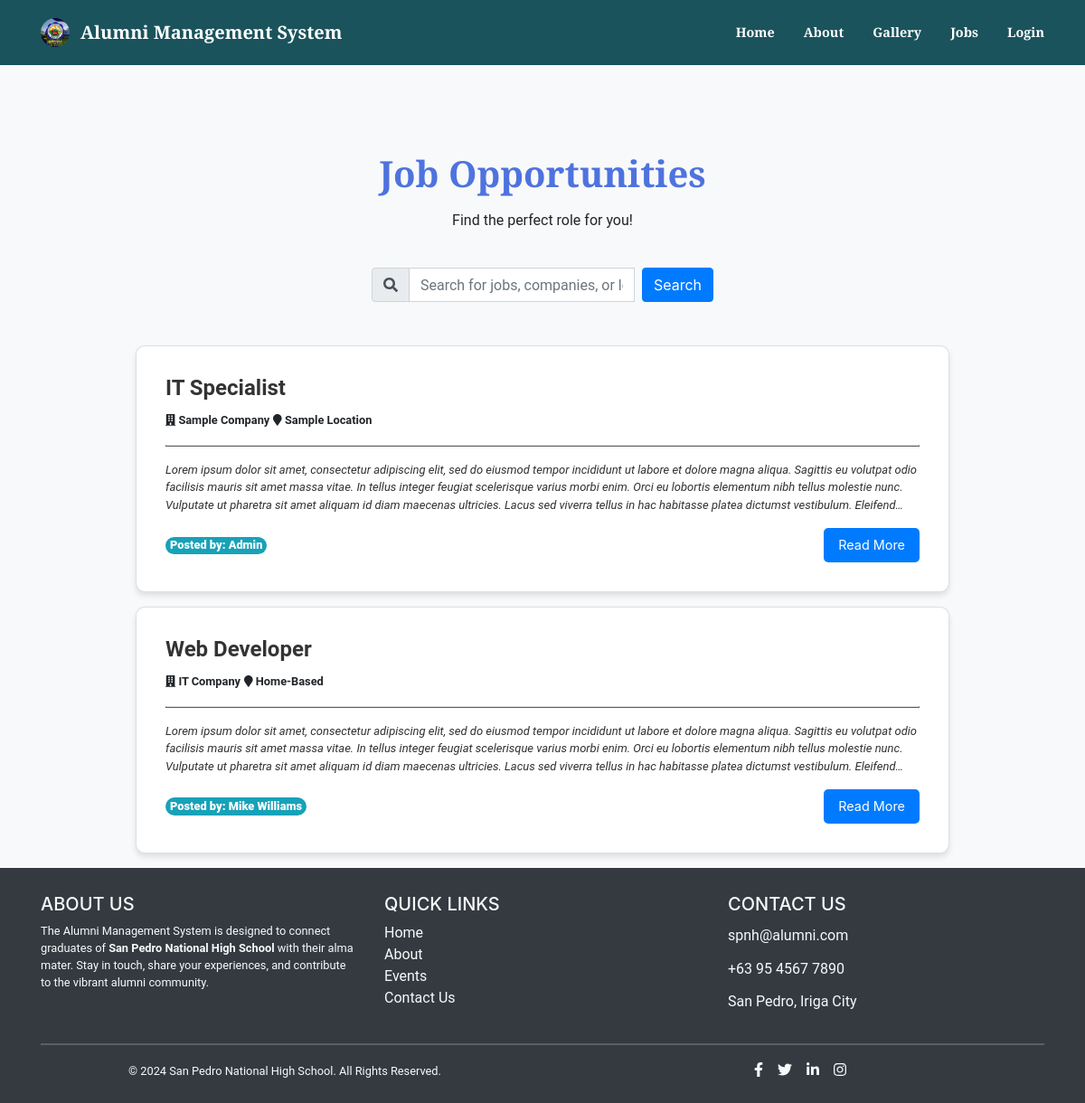
/index.php?page=careers, run on an earlier commit of the app's database.
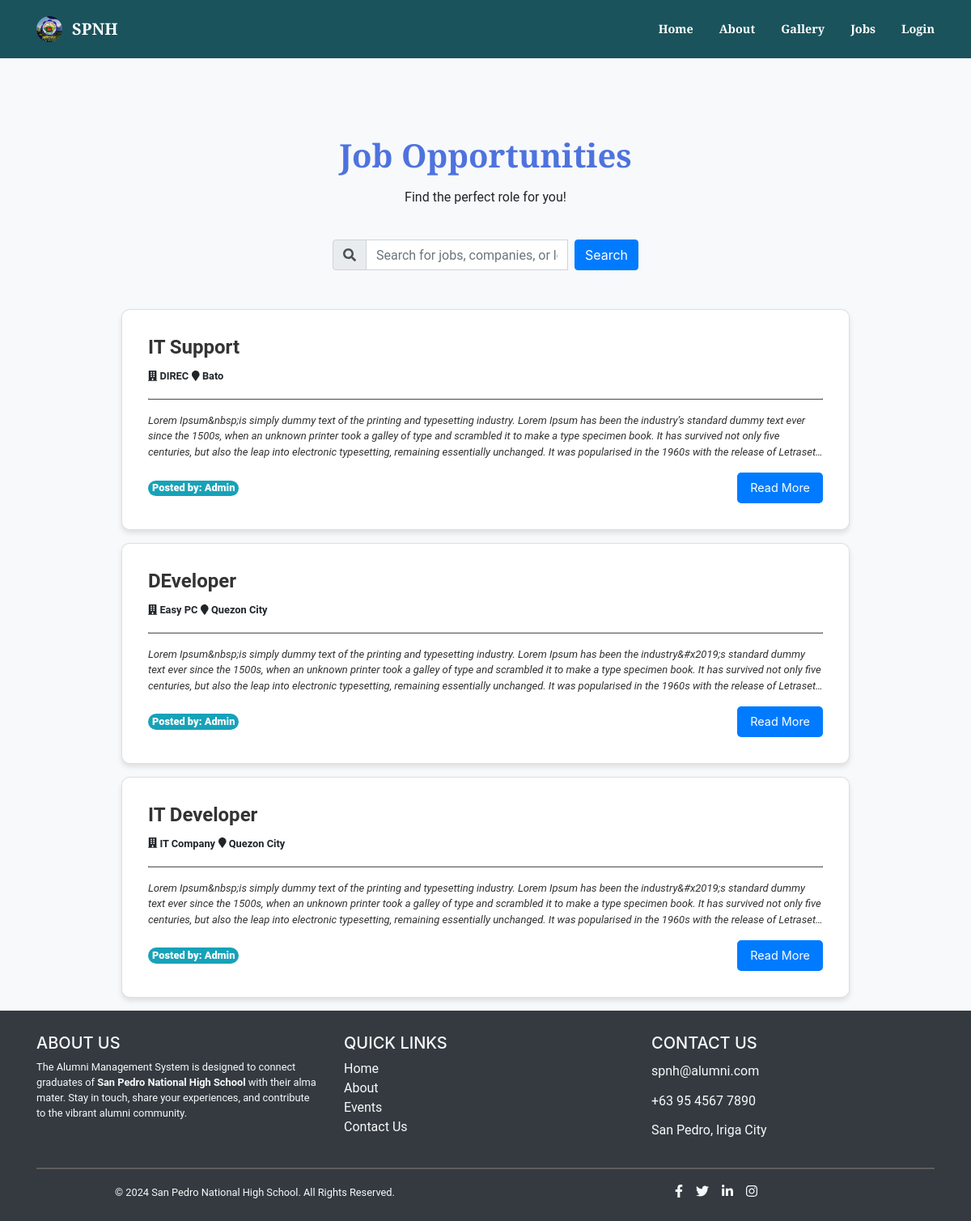
And on a later commit of the database.
### tables this page shows
CREATE TABLE `careers` (
  `id` int(30) NOT NULL,
  `company` varchar(250) NOT NULL,
  `location` text NOT NULL,
  `job_title` text NOT NULL,
  `description` text NOT NULL,
  `user_id` int(30) NOT NULL,
  `date_created` datetime NOT NULL DEFAULT current_timestamp()
);

CREATE TABLE `users` (
  `id` int(30) NOT NULL,
  `name` text NOT NULL,
  `username` varchar(200) NOT NULL,
  `password` varchar(200) NOT NULL,
  `type` tinyint(1) NOT NULL DEFAULT 3 COMMENT '1=Admin,2=Alumni officer, 3= alumnus',
  `auto_generated_pass` text NOT NULL,
  `alumnus_id` int(30) NOT NULL
);

### careers.php (the view, shortened to what the changed rows need)
<?php
include 'admin/db_connect.php';
?>
<div class="container pt-4">
<header class="">
            <div class="head container-fluid h-100">
                <div class="row h-100 align-items-center justify-content-center text-center">
                    <div class="col-lg-8 align-self-end mb-4 page-title">
                        <h1 class="mt-3 display-4 fw-bold">Job Opportunities</h1>
                    </div>
                </div>
            </div>
        </header>
<?php
$event = $conn->query("SELECT c.*, u.name FROM careers c INNER JOIN users u ON u.id = c.user_id ORDER BY id DESC");
while ($row = $event->fetch_assoc()):
    $trans = get_html_translation_table(HTML_ENTITIES, ENT_QUOTES);
    unset($trans["\""], $trans["<"], $trans[">"], $trans["<h2"]);
    $desc = strtr(html_entity_decode($row['description']), $trans);
    $desc = str_replace(["<li>", "</li>"], ["", ","], $desc);
?>
    <div class="card job-list" data-id="<?php echo $row['id'] ?>">
        <div class="card-body">
            <h3><b class="filter-txt"><?php echo ucwords($row['job_title']) ?></b></h3>
            <div>
                <small class="filter-txt"><b><i class="fa fa-building"></i> <?php echo ucwords($row['company']) ?></b></small>
                <small class="filter-txt"><b><i class="fa fa-map-marker"></i> <?php echo ucwords($row['location']) ?></b></small>
            </div>
            <hr>
            <p class="truncate filter-txt"><?php echo strip_tags($desc) ?></p>
            <div class="d-flex justify-content-between align-items-center mt-3">
                <span class="badge"><b>Posted by: <?php echo $row['name'] ?></b></span>
                <button class="btn btn-primary read_more" data-id="<?php echo $row['id'] ?>">Read More</button>
            </div>
        </div>
    </div>
<?php endwhile; ?>
</div>

### index.php (shortened to what the changed rows need)
<!DOCTYPE html>
<html lang="en">
    <?php
    include('header.php');
    ?>
    <body id="page-top">
        <nav class="navbar navbar-expand-lg navbar-light fixed-top py-3" id="mainNav">
            <div class="container d-flex justify-content-between align-items-center">
              <img src="img/logo.jpg" alt="logo" class=logo>
                <a class="navbar-brand js-scroll-trigger " href="./"><?php echo $_SESSION['system']['name'] ?></a>
                <div class="collapse navbar-collapse" id="navbarResponsive">
                    <ul class="navbar-nav ml-auto my-2 my-lg-0">
            </ul>
        </div>
    </div>
</nav>
        <?php
        $page = isset($_GET['page']) ?$_GET['page'] : "home";
        include $page.'.php';
        ?>
    </body>
</html>

What changed in the data, as far as the page shows it:
removed careers: job_title "IT Specialist", company "Sample Company", location "Sample Location", description "Lorem ipsum dolor sit amet, consectetur adipiscing elit, sed do eiusmod tempor incididunt ut labore et dolore magna aliqua. Sagittis eu volutpat odio facilisis mauris sit amet massa vitae. In tellus integer feugiat scelerisque varius morbi enim. Orci eu lobortis elementum nibh tellus molestie nunc. Vulputate ut pharetra sit amet aliquam id diam maecenas ultricies. Lacus sed viverra tellus in hac habitasse platea dictumst vestibulum.…", user.name "Admin"
no longer on this page (row unchanged): careers: job_title "Web Developer", company "IT Company", location "Home-Based", description "Lorem ipsum dolor sit amet, consectetur adipiscing elit, sed do eiusmod tempor incididunt ut labore et dolore magna aliqua. Sagittis eu volutpat odio facilisis mauris sit amet massa vitae. In tellus integer feugiat scelerisque varius morbi enim. Orci eu lobortis elementum nibh tellus molestie nunc. Vulputate ut pharetra sit amet aliquam id diam maecenas ultricies. Lacus sed viverra tellus in hac habitasse platea dictumst vestibulum.…", user.name "Mike Williams"
added careers: job_title "IT Support", company "DIREC", location "Bato", description "Lorem Ipsum&nbsp;is simply dummy text of the printing and typesetting industry. Lorem Ipsum has been the industry’s standard dummy text ever since the 1500s, when an unknown printer took a galley of type and scrambled it to make a type specimen book. It has survived not only five centuries, but also the leap into electronic typesetting, remaining essentially unchanged. It was popularised in the 1960s with the release of…", user.name "Admin"
added careers: job_title "DEveloper", company "Easy PC", location "Quezon City", description "Lorem Ipsum&nbsp;is simply dummy text of the printing and typesetting industry. Lorem Ipsum has been the industry&#x2019;s standard dummy text ever since the 1500s, when an unknown printer took a galley of type and scrambled it to make a type specimen book. It has survived not only five centuries, but also the leap into electronic typesetting, remaining essentially unchanged. It was popularised in the 1960s with the release of…", user.name "Admin"
added careers: job_title "IT Developer", company "IT Company", location "Quezon City", description "Lorem Ipsum&nbsp;is simply dummy text of the printing and typesetting industry. Lorem Ipsum has been the industry&#x2019;s standard dummy text ever since the 1500s, when an unknown printer took a galley of type and scrambled it to make a type specimen book. It has survived not only five centuries, but also the leap into electronic typesetting, remaining essentially unchanged. It was popularised in the 1960s with the release of…", user.name "Admin"
Also different on the page:
$_SESSION['system']['name']: "Alumni Management System" → "SPNH"
